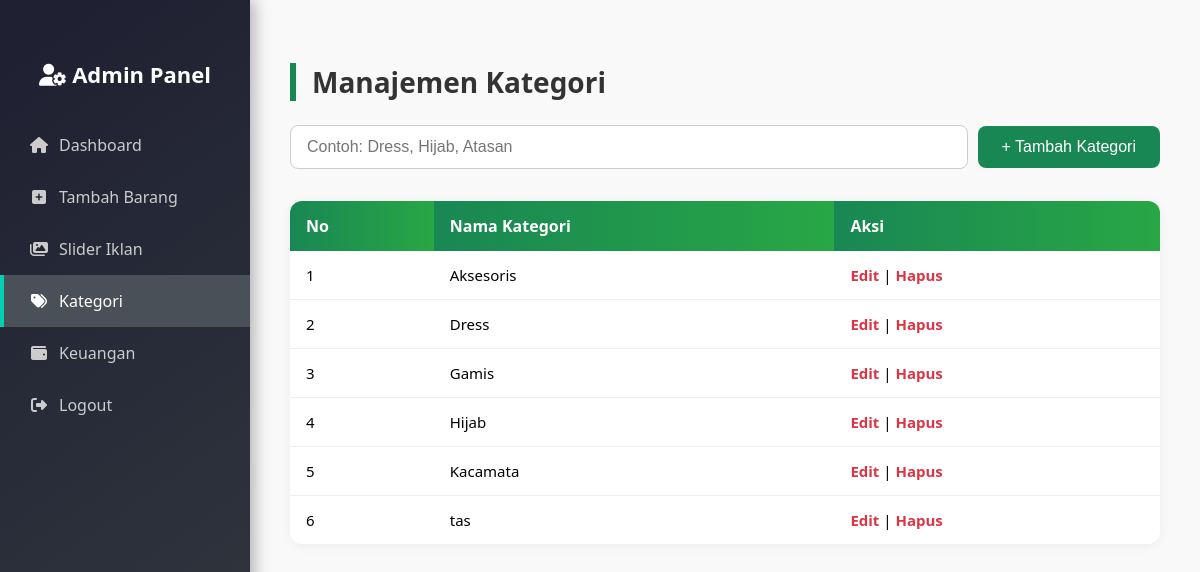
/kategori.php (signed in), run on an earlier commit of the app's database.
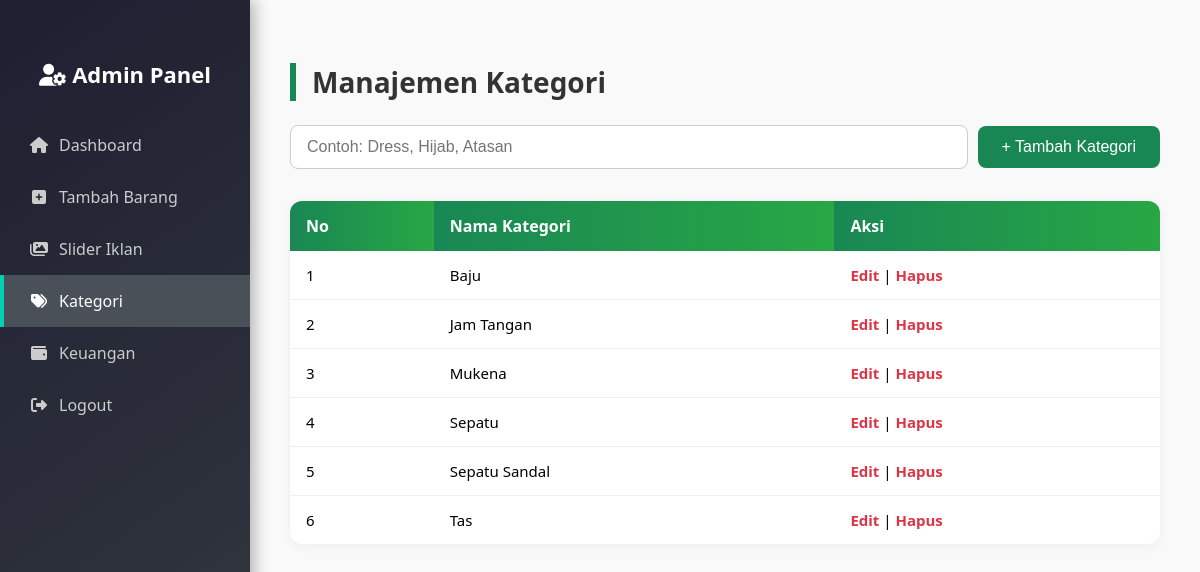
And on a later commit of the database.
### tables this page shows
CREATE TABLE `kategori` (
  `id` int(11) NOT NULL,
  `nama_kategori` varchar(100) NOT NULL
);

### kategori.php (the view, shortened to what this page needs)
<?php
include 'inc/db.php';
$kategori = mysqli_query($conn, "SELECT * FROM kategori ORDER BY nama_kategori ASC");
?>
<?php include 'inc/header.php'; ?>
<?php include 'inc/sidebar.php'; ?>
<div class="main-content">
    <h2>Manajemen Kategori</h2>
    <form method="POST">
        <input type="text" name="nama" placeholder="Contoh: Dress, Hijab, Atasan" required>
        <button name="tambah">+ Tambah Kategori</button>
    </form>
    <table>
        <thead>
            <tr>
                <th>No</th>
                <th>Nama Kategori</th>
                <th>Aksi</th>
            </tr>
        </thead>
        <tbody>
            <?php $no = 1;
            while ($row = mysqli_fetch_assoc($kategori)) : ?>
                <tr>
                    <td><?= $no++ ?></td>
                    <td><?= htmlspecialchars($row['nama_kategori']) ?></td>
                    <td>
                        <a href="edit_kategori.php?id=<?= $row['id'] ?>">Edit</a> |
                        <a href="kategori.php?hapus=<?= $row['id'] ?>" onclick="return confirm('Hapus kategori ini?')">Hapus</a>
                    </td>
                </tr>
            <?php endwhile; ?>
        </tbody>
    </table>
</div>

What changed in the data, as far as the page shows it:
removed kategori: nama_kategori "Aksesoris"
removed kategori: nama_kategori "Dress"
removed kategori: nama_kategori "Gamis"
removed kategori: nama_kategori "Hijab"
removed kategori: nama_kategori "Kacamata"
removed kategori: nama_kategori "tas"
added kategori: nama_kategori "Baju"
added kategori: nama_kategori "Jam Tangan"
added kategori: nama_kategori "Mukena"
added kategori: nama_kategori "Sepatu"
added kategori: nama_kategori "Sepatu Sandal"
added kategori: nama_kategori "Tas"
